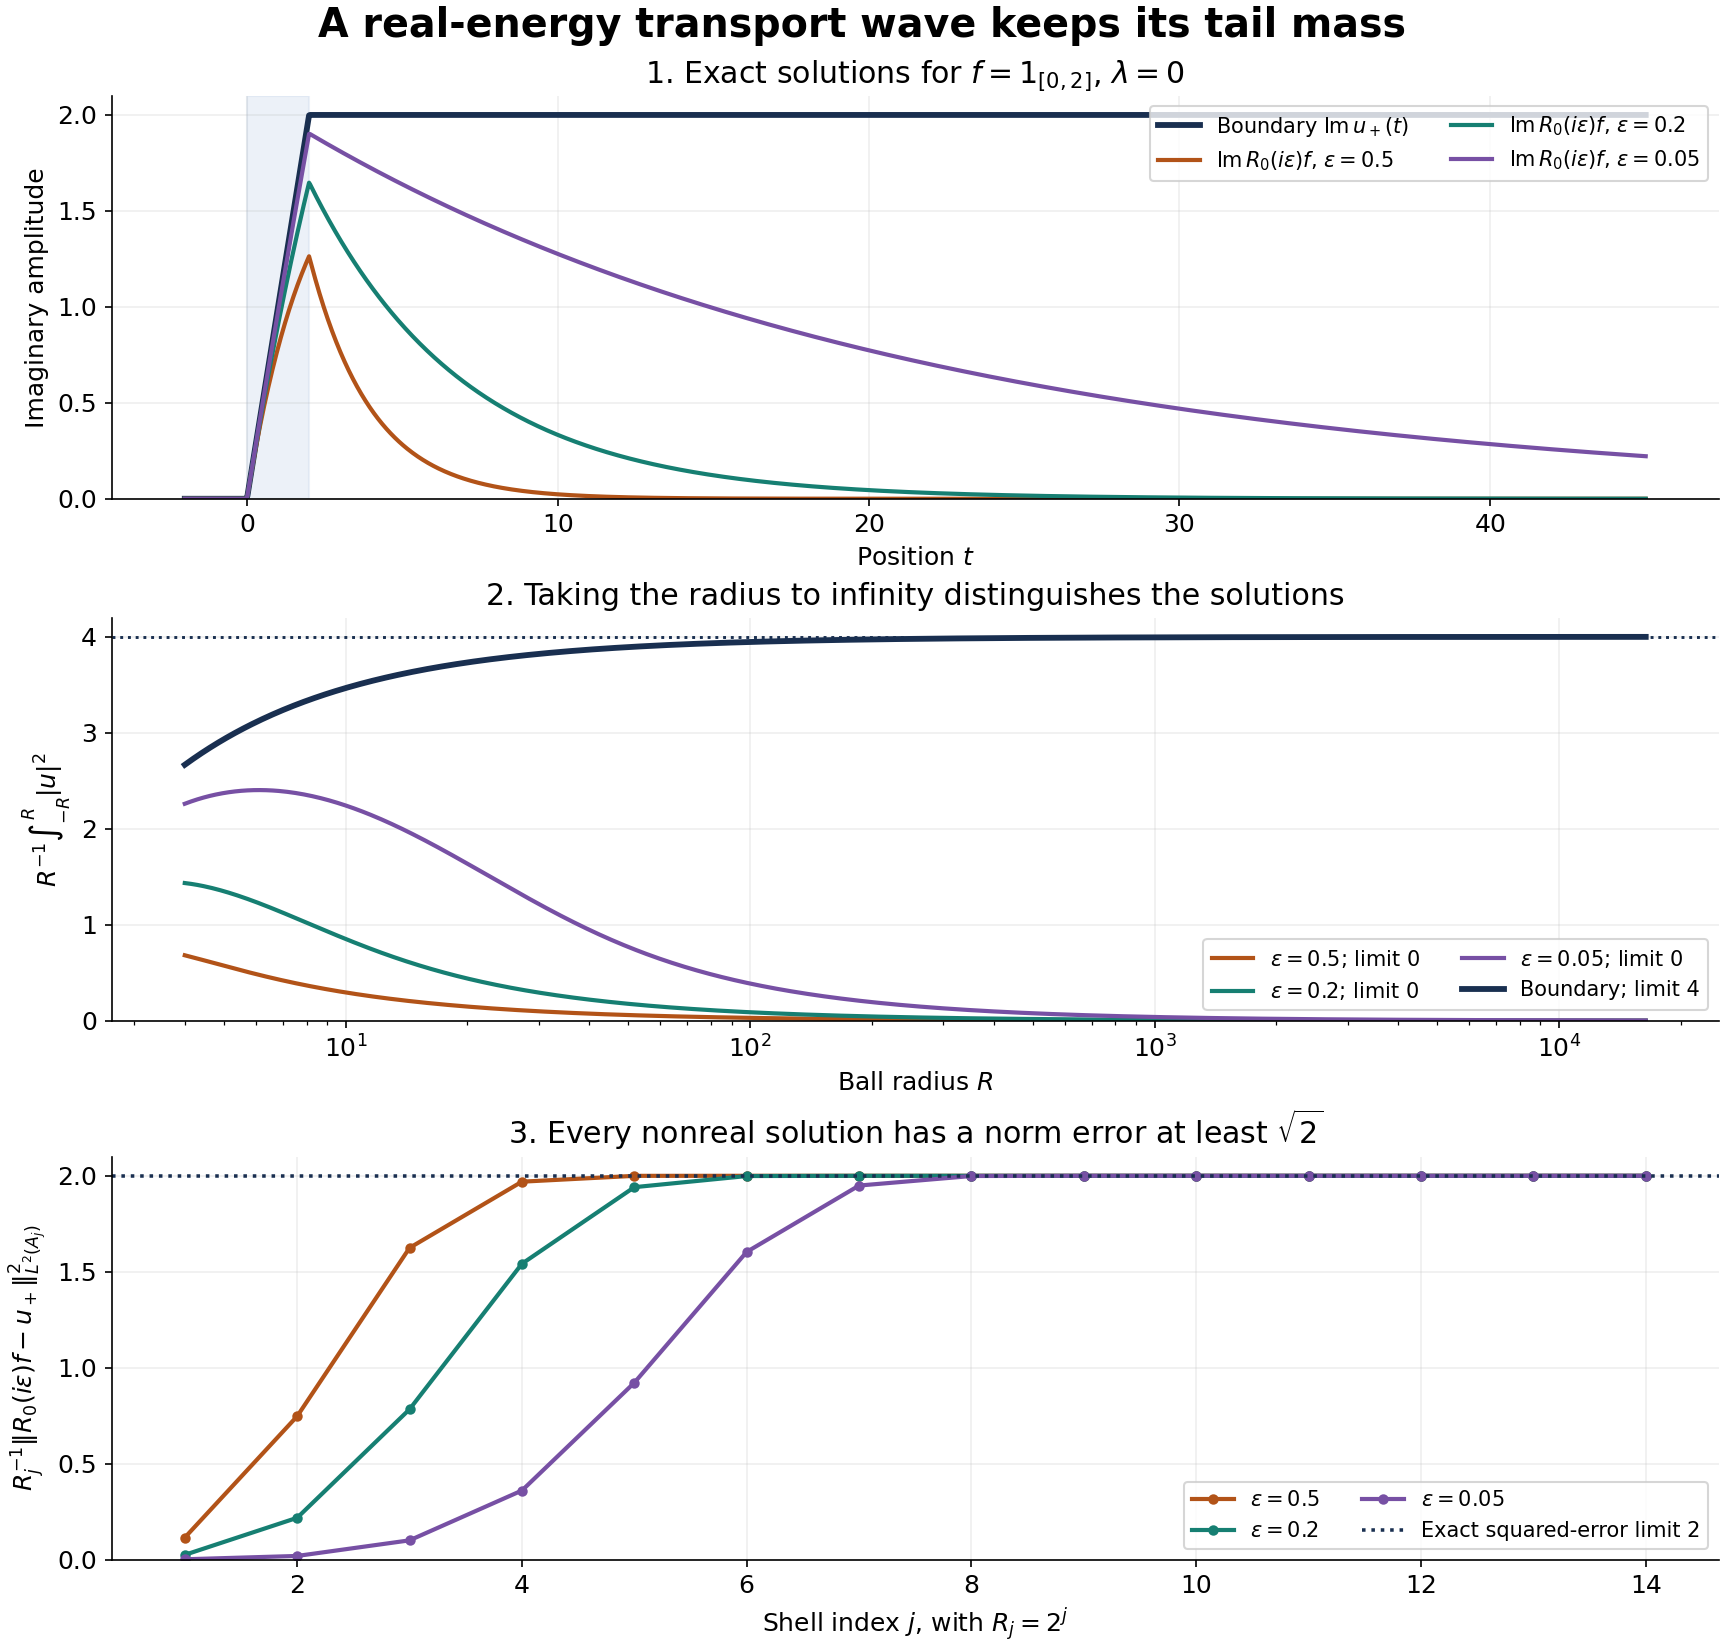

The script that saved this image:
"""Exact transport formulas for U002 Theorem6.2 / Solution7.2. CC0.

Original figure by GPT-6.1 Sol (OpenAI), Ultra. No external image is used.
Unit forcing on [0,2], D_t=-i d/dt, unitary Fourier transform, energy 0.
All curves are finite samples; the analytic limits are proved in the lesson.
"""
from pathlib import Path
import numpy as np
import matplotlib
matplotlib.use('Agg')
import matplotlib.pyplot as plt

HERE=Path(__file__).resolve().parent
plt.rcParams.update({'font.family':'DejaVu Sans','font.size':12,
                    'svg.hashsalt':'AN06-endpoint-tail-v1'})
EPS=[.5,.2,.05];COLORS=['#b25318','#167f72','#7750a4']
def boundary(t):return np.where(t<0,0,np.minimum(t,2))
def nonreal(t,e):
    t=np.asarray(t,dtype=float);c=-np.expm1(-2*e)/e
    return np.where(t<0,0,np.where(t<=2,-np.expm1(-e*np.maximum(t,0))/e,c*np.exp(-e*np.maximum(t-2,0))))
def primitive_boundary(r):
    r=np.asarray(r,dtype=float);b=np.minimum(r,2)
    return b**3/3+4*np.maximum(r-2,0)
def primitive_nonreal(r,e):
    r=np.asarray(r,dtype=float);b=np.minimum(r,2);l=np.maximum(r-2,0);c=-np.expm1(-2*e)/e
    return (b+2*np.expm1(-e*b)/e-np.expm1(-2*e*b)/(2*e))/e**2+c*c*(-np.expm1(-2*e*l))/(2*e)
def primitive_error(r,e):
    r=np.asarray(r,dtype=float);b=np.minimum(r,2);l=np.maximum(r-2,0);c=-np.expm1(-2*e)/e
    interior=b**3/3-b*b/e+b/e**2-2*b*np.exp(-e*b)/e**2-np.expm1(-2*e*b)/(2*e**3)
    return interior+4*l+4*c*np.expm1(-e*l)/e-c*c*np.expm1(-2*e*l)/(2*e)

fig,axes=plt.subplots(3,1,figsize=(11.5,11),constrained_layout=True)
fig.suptitle('A real-energy transport wave keeps its tail mass',fontsize=19,fontweight='bold')
t=np.linspace(-2,45,1400);r=np.geomspace(4,2**14,700);j=np.arange(1,15);rj=2.**j
axes[0].plot(t,boundary(t),color='#192f50',lw=2.8,label=r'Boundary $\operatorname{Im}u_+(t)$')
for e,c in zip(EPS,COLORS):
    axes[0].plot(t,nonreal(t,e),color=c,lw=2,label=rf'$\operatorname{{Im}}R_0(i\varepsilon)f$, $\varepsilon={e:g}$')
    axes[1].plot(r,primitive_nonreal(r,e)/r,color=c,lw=2,label=rf'$\varepsilon={e:g}$; limit $0$')
    shell=(primitive_error(rj,e)-primitive_error(rj/2,e))/rj
    axes[2].plot(j,shell,'o-',color=c,lw=2,ms=4,label=rf'$\varepsilon={e:g}$')
axes[0].axvspan(0,2,color='#cbd9ec',alpha=.35)
axes[0].set(xlabel=r'Position $t$',ylabel='Imaginary amplitude',title=r'1. Exact solutions for $f=1_{[0,2]}$, $\lambda=0$')
axes[0].legend(fontsize=10,loc='upper right',ncol=2)
axes[1].plot(r,primitive_boundary(r)/r,color='#192f50',lw=2.8,label='Boundary; limit 4')
axes[1].axhline(4,color='#192f50',ls=':',lw=1.4)
axes[1].set(xscale='log',xlabel=r'Ball radius $R$',ylabel=r'$R^{-1}\int_{-R}^{R}|u|^2$',title='2. Taking the radius to infinity distinguishes the solutions')
axes[1].legend(fontsize=10,ncol=2)
axes[2].axhline(2,color='#192f50',ls=':',lw=1.7,label='Exact squared-error limit 2')
axes[2].set(xlabel=r'Shell index $j$, with $R_j=2^j$',ylabel=r'$R_j^{-1}\|R_0(i\varepsilon)f-u_+\|_{L^2(A_j)}^2$',
            title=r'3. Every nonreal solution has a norm error at least $\sqrt{2}$')
axes[2].legend(fontsize=10,loc='lower right',ncol=2)
for ax in axes:
    ax.grid(True,alpha=.2);ax.spines[['top','right']].set_visible(False)
    ax.set_ylim(bottom=0)
fig.savefig(HERE/'endpoint-tail-and-boundary.png',dpi=150,metadata={'Software':'Matplotlib; original CC0 mathematical figure'})
fig.savefig(HERE/'endpoint-tail-and-boundary.svg',metadata={'Date':None,'Creator':'GPT-6.1 Sol (OpenAI), Ultra; CC0'})
print('Exact formula figure saved; analytic limits 4, 0, 2 and norm obstruction sqrt(2).')
